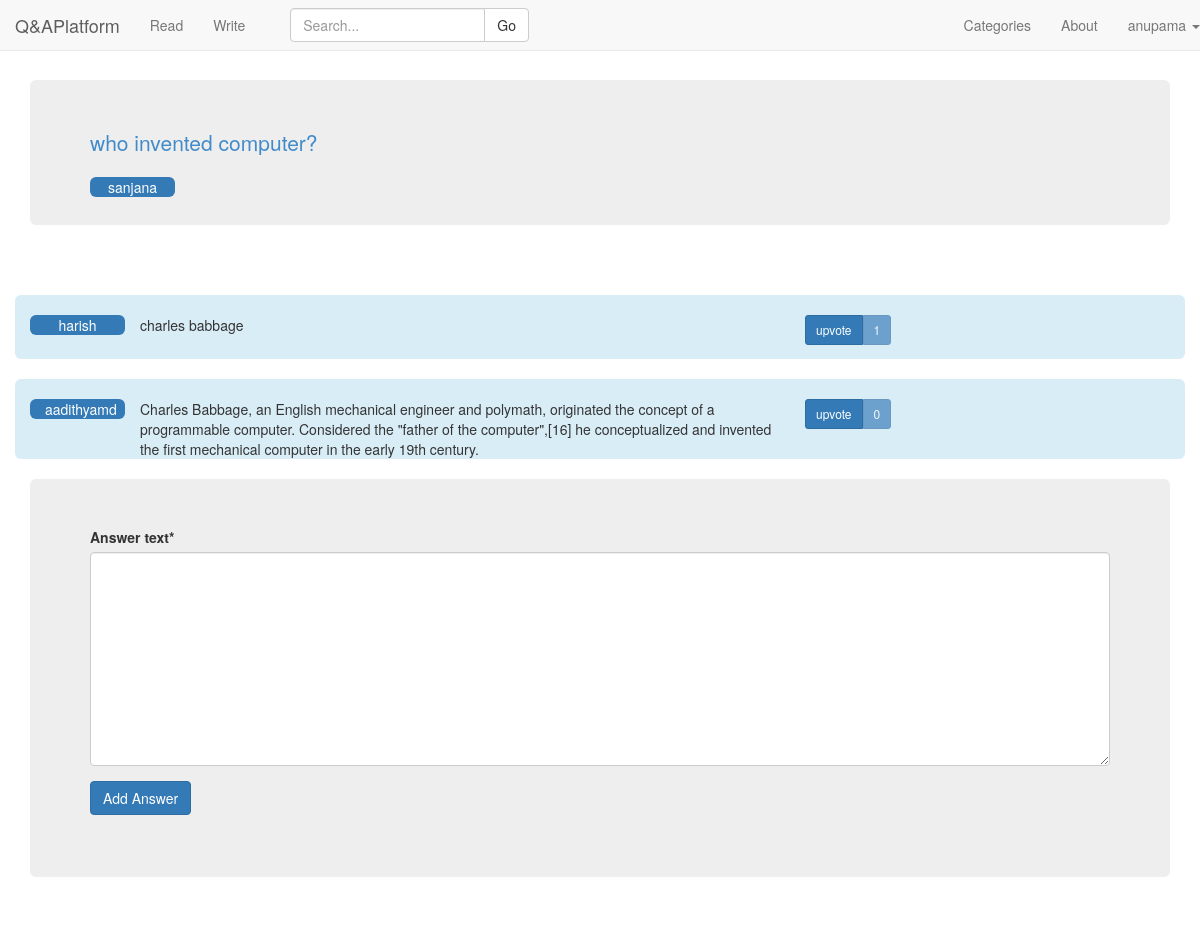
The page /write/20 (signed in) on the database as committed earlier.
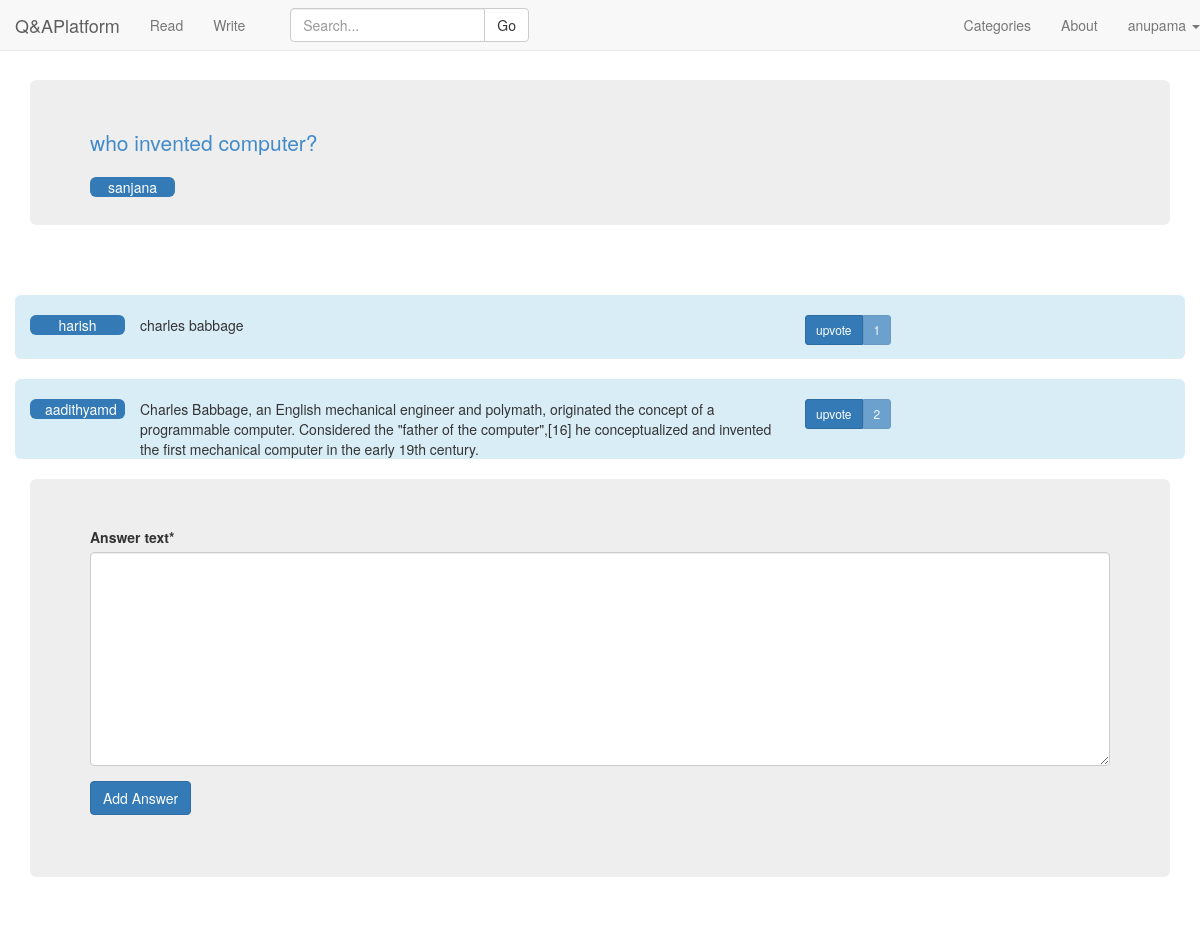
The same page on the database as committed later.
### QA/models.py (models this page shows, shortened)
class Answer(models.Model):
	answer_text = models.TextField(blank=False,null=True)
	timestamp = models.DateTimeField(auto_now_add=True, auto_now=False)
	question = models.ForeignKey(Question)
	author = models.ForeignKey(Customuser)
	upvotes = models.IntegerField(default=0)
	faculty_upvote = models.IntegerField(default=0)
	verify = models.BooleanField(default=False)

### QA/views.py (the view)
# urls.py: url(r'^write/(?P<question_id>[0-9]*)$',QA.views.detail ,name='question_id'), ##
@login_required
def detail(request, question_id):
	if request.user.is_superuser:
		return HttpResponseRedirect('/report')
	answer = Answer.objects.filter(question = question_id)
	ques = Question.objects.get(pk=question_id)
	question = Question.objects.filter(pk=question_id) #list obtained for iteration in template
	current_users_upvoted_content = Upvote.objects.filter(upvoted_user=request.user)
	current_users_upvoted_answers = []
	for i in current_users_upvoted_content:
		current_users_upvoted_answers.append(i.answer)
	title = "Question is "
	author = Customuser.objects.get(username=request.user.username)
	if request.method == 'POST' and (request.POST.get("submit","") == "upvote" or request.POST.get("submit","") == "upvoted"):
		answer_id = request.POST.get("answer_id","")
		answer = Answer.objects.get(pk=answer_id)
		User = request.user
		if Upvote.objects.filter(upvoted_user=User,answer=answer).exists():
			up = Upvote.objects.get(upvoted_user=User,answer=answer)
			up.delete()
			answer.upvotes-=1
			if request.user.is_staff:
				answer.faculty_upvote-=1
			answer.save()
		else:
			vote = Upvote(upvoted_user=User,answer=answer,question=answer.question)
			answer.upvotes+=1
			if request.user.is_staff:
				answer.faculty_upvote+=1
			answer.save()
			vote.save()
		return HttpResponseRedirect('/write/%s' % str(question_id))
	if request.user.is_authenticated:
		if request.method == 'POST' and request.POST.get("submit","") == "delete":
			answer_id = request.POST.get("answer_id","")
			answer = Answer.objects.get(pk=answer_id)
			if request.user.is_staff or request.user.username==answer.author.username:
				answer.delete()
			return HttpResponseRedirect('/write/%s' % str(question_id))
		if request.method == 'POST' and request.POST.get("submit","") == "Delete Question":
			question_id = request.POST.get("question_id","")
			print question_id
			question = Question.objects.get(pk=question_id)
			if request.user.is_staff or request.user.username==question.author.username:
				question.delete()
			return HttpResponseRedirect('/write/')
	if request.method == 'POST' and request.POST.get("submit","") == "Add Answer":
		form = add_Answer_Form(data=request.POST)
		if form.is_valid():
			ans = Answer(answer_text=form.clean_text(),question=ques,author=author)
			ans.save()
			return HttpResponseRedirect('/write/%s' % str(question_id))
	elif request.method == 'POST' and (request.POST.get("submit","") == "verify" or request.POST.get("submit","") == "verified") :
		if request.user.is_authenticated() and request.user.is_staff:
			answer_id = request.POST.get("answer_id","")
			ans = Answer.objects.get(pk=answer_id)
			if ans.verify == False:
				ans.verify = True
			else:
				ans.verify = False
			ans.save()
			form = add_Answer_Form()
			return render(request, 'staff_detail.html', {"template_title":title,"answer":answer,
			'form':form,'question': question,'check_upvoted_already': current_users_upvoted_answers })
	if request.user.is_authenticated():
		if request.user.is_staff:
			form = add_Answer_Form()
			return render(request, 'staff_detail.html', {"template_title":title,"answer":answer,
			'form':form,'question': question,'check_upvoted_already': current_users_upvoted_answers })
	form = add_Answer_Form()
	return render(request, 'detail.html', {"template_title":title,"answer":answer,
			'form':form,'question': question,'check_upvoted_already': current_users_upvoted_answers })

### QA/forms.py (shortened to what this page needs)
class add_Answer_Form(forms.ModelForm):
	class Meta:
		model = Answer
		fields = ['answer_text']

### QA/models.py (called while the page is built)
	def __str__(self):
		return self.username

### QA/templates/detail.html (shortened to what this page needs)
{% extends 'base.html' %}
{% load crispy_forms_tags %}
{% block question_container %}
{% for i in question %}
  <div class="container">
  	<div class="jumbotron">
      <a class="lead" href="{{i.pk}}">{{i.question_text}}</a><br>
      <br>
      <div class="col-md-1 bg-primary img-rounded text-center word-wrap">
        {{i.author}}
      </div>
    </div>
  </div>
{% endfor %}
{% endblock %}
{% block answer_container %}
{% for i in answer %}
  <br>
  <div class="container img-rounded bg-info"><br>
      <div class="col-md-1 bg-primary img-rounded text-center word-wrap">
        {{i.author}}
      </div>
       <div class="col-md-7 ">  {{i.answer_text}} </div>
      <div class="col-md-2 ">
        <form method='POST' action=''>
        {% if i in check_upvoted_already  %}
          <div class="btn-group">
            <input type="submit" name='submit' class="btn btn-default btn-sm " value='upvoted'/>
            <input type="hidden" name="answer_id" value="{{i.pk}}" />
            <button type="button" class="btn btn-default btn-sm disabled ">{{i.upvotes}}</button>
          </div>
        {% else %}
          <div class="btn-group">
            <input class='btn btn-primary btn-sm' name='submit' type='submit' value='upvote'/>
            <button class="btn btn-primary btn-sm disabled">{{i.upvotes}}</button>
          </div>
        {% endif %}
        </form>
  		</div>
  </div>
{% endfor %}
{% endblock %}
{% block home_container %}
<br>
{% endblock %}
{% block read_container %}
<br>
<div class="container">
  <div class="jumbotron">
    <div class="row">
       <div class="col-md-12 ">
        <form method='POST' action=''>
          {{ form | crispy }}
          <input class='btn btn-primary' name='submit' type='submit' value='Add Answer'/>
        </form>
        </div>
    </div>
  </div>
</div>
{% endblock %}

Rows that differ between the two databases and show on the page:
changed Answer "aadithyamd": upvotes "0" → "2"
